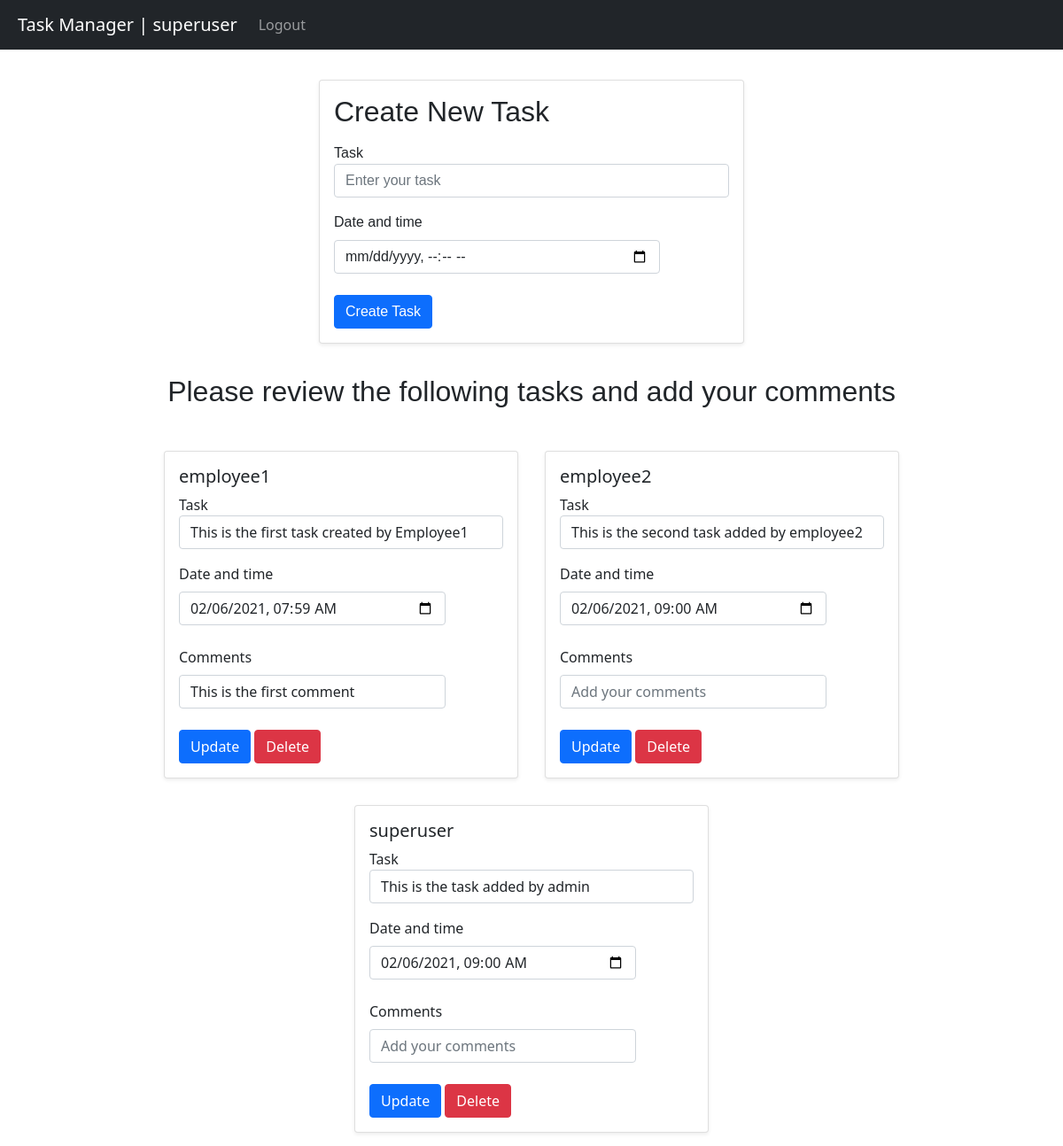
/task (signed in), run on the app's committed database.
### tasks_app/models.py (models this page shows)
class Tasks(models.Model):
    employee = models.ForeignKey(User, on_delete=models.CASCADE)
    task = models.CharField(max_length=255)
    time = models.DateTimeField()
    comments = models.CharField(max_length=255, blank=True)
    class Meta():
        verbose_name_plural = 'Tasks'

### tasks_app/views.py (the view)
# urls.py: path('task',views.task, name = 'task'),
def task(request):
    if request.user.is_authenticated:
        user = request.user
        if request.user.is_superuser:
            tasks = Tasks.objects.all()
        else:
            tasks = Tasks.objects.filter(employee=user)
        print(tasks)
        return render(request,'task.html',{'tasks': tasks})
    else:
        return redirect('login')

### tasks_app/models.py (called while the page is built)
def get_user_name(self):
    return self.username

### Templates/task.html (shortened to what this page needs)
{% extends 'base.html' %}
{% block content %}
<link href="https://cdn.jsdelivr.net/npm/bootstrap@5.0.0-beta1/dist/css/bootstrap.min.css" rel="stylesheet">
<div class="container-fluid" id = 'Add_task' style="display: flex;justify-content: center; font-family:'Gill Sans', 'Gill Sans MT', Calibri, 'Trebuchet MS', sans-serif; margin-top: 75px;">
<div class="card shadow-sm bg-white rounded" style="width: 30rem; margin: 15px;">
    <div class="card-body">
    <h2 class="card-title" style="margin-bottom: 20px;">Create New Task</h2>
    <label class="form=label">Task</label><br>
    <p class="card-text"><input type="text" placeholder="Enter your task" id="new_task" class="form-control" required></p>
    <div class="form-group row">
        <label for="example-datetime-local-input" class="form-label">Date and time</label><br>
        <div class="col-10">
          <input class="form-control" type="datetime-local"   id="new_date">
        </div>
    </div>
    <br>
    <button type="button" class="btn btn-primary" onclick="create()">Create Task</button>
    </div>
</div>
</div>
{% if tasks %}
{% if user.is_superuser%}
<div class="container-fluid" style="align-items: center; text-align: center; width: 100%;">
    <h2 style="font-family:'Gill Sans', 'Gill Sans MT', Calibri, 'Trebuchet MS', sans-serif ;margin-top: 20px;">Please review the following tasks and add your comments</h2><br>
</div>
{% else %}
<div class="container-fluid" style="align-items: center; text-align: center; width: 100%;">
    <h2 style="font-family:'Gill Sans', 'Gill Sans MT', Calibri, 'Trebuchet MS', sans-serif ;margin-top: 20px;">Following are your tasks, kindly review them</h2><br>
</div>
{% endif %}
<div class="container-fluid" id="all_tasks" style="display: flex;flex-wrap: wrap; justify-content: center;">
{% for i in tasks %}
    <div class="card shadow-sm bg-white rounded" style="width: 25rem; margin: 15px;" id = "taskobject{{i.id}}">
        <div class="card-body">
        <h5 class="card-title" id="employee_name{{i.id}}">{{i.employee}}</h5>
        <label class="form=label">Task</label><br>
        <p class="card-text"><input type="text" value="{{i.task}}" id="task{{i.id}}" class="form-control"></p>
        <div class="form-group row">
            <label for="time{{i.id}}" class="form-label">Date and time</label><br>
            <div class="col-10">
              <input class="form-control" type="datetime-local" value="{{ i.time|date:'Y-m-d' }}T{{ i.time|date:'H:i:s' }}"  id="time{{i.id}}">
            </div>
        </div>
        {% if user.is_superuser %}
        <br>
        <div class="form-group row">
            <label for="comment{{i.id}}" class="form-label">Comments</label><br>
            <div class="col-10">
              <input class="form-control" type="text"  id="comment{{i.id}}" placeholder="Add your comments" value="{{i.comments}}">
            </div>
        </div>
        {% endif %}
        <br>
        <button type="button" class="btn btn-primary" onclick="update({{i.id}})">Update</button>
        <button type="button" class="btn btn-danger" onclick="deletetask({{i.id}})">Delete</button>
        </div>
    </div>
{% endfor %}
{% else %}
<div class="container-fluid" style="align-items: center; text-align: center; width: 100%;">
    <h3 style="font-family:'Gill Sans', 'Gill Sans MT', Calibri, 'Trebuchet MS', sans-serif ;margin-top: 20px;">No task to review</h3><br>
</div>
{% endif %}
</div>
{% endblock %}

### Templates/base.html (shortened to what this page needs)
<!DOCTYPE html>
<html lang="en">
<head>
</head>
<body>
{% load static %}
<link href="https://cdn.jsdelivr.net/npm/bootstrap@5.0.0-beta1/dist/css/bootstrap.min.css" rel="stylesheet">
<nav class="navbar navbar-expand-lg navbar-dark bg-dark navbar fixed-top" style="color: white">
  {% if user.is_authenticated %}
    <a class="navbar-brand" href="/" style="margin-left: 20px;">Task Manager | {{user.username}}</a>
  {% else %}
  <a class="navbar-brand" href="/" style="margin-left: 20px;">Task Manager</a>
  {% endif %}
    <div class="collapse navbar-collapse" id="navbarNavAltMarkup">
      <div class="navbar-nav active">
        {% if user.is_authenticated %}
        <li class="nav-item active">
          <a class="nav-link" href="/logout">Logout</a>
        </li>
        </div>
        {% else %}
        <a class="nav-item nav-link active" href="/">Login</a>
        {% endif %}
      </div>
  </nav>
{% block content %}
{% endblock %}
</body>
</html>

### data on the page
Tasks: employee "employee1", task "This is the first task created by Employee1", time "02/06/2021 07:59", comments "This is the first comment"
Tasks: employee "employee2", task "This is the second task added by employee2", time "02/06/2021 09:00"
Tasks: employee "superuser", task "This is the task added by admin", time "02/06/2021 09:00"

### other printed values
{{ user.username }} "superuser"
